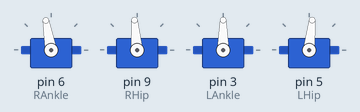
A sketch run on a simulated Arduino Uno, built with avr-gcc and run on an emulated ATmega328P. On the bench: 4 × servo.

Above: at 0.05 s.
At 0.8 s:
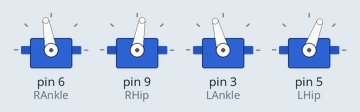
At 1.3 s:
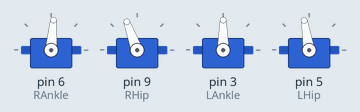
At 3.1 s:
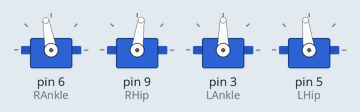
At 4.8 s:
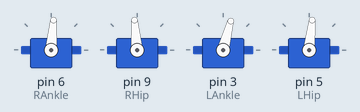
At 5.85 s:
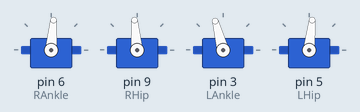
Timing chart, 0 to 8.6 s (numbered marks = the images above):
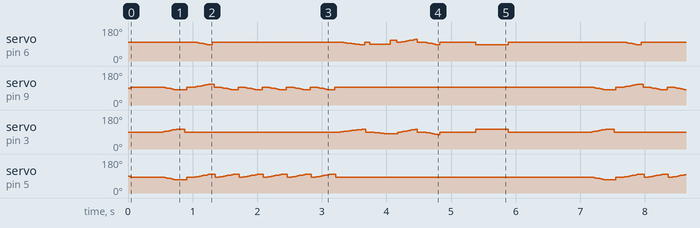

The sketch:

dancing.ino
```cpp
#include <Servo.h>

Servo RAnkle; Servo RHip; Servo LAnkle; Servo LHip; //define servo port

int RAnkleCenter = 100, LAnkleCenter = 90, RHipCenter = 95, LHipCenter = 84;
int i,j,pos;
void one();
void Position0();
void setup()
{
  Serial.begin(9600);
  RAnkle.attach(6); RHip.attach(9); LAnkle.attach(3); LHip.attach(5);
}
void Position0()
{
  RAnkle.write(0);LAnkle.write(0); RHip.write(0);LHip.write(0);
}
void Position180()
{
  RAnkle.write(180);LAnkle.write(180); RHip.write(180);LHip.write(180);
}
void Center()
{
  RAnkle.write(RAnkleCenter);delay(15); LAnkle.write(LAnkleCenter);delay(15); RHip.write(RHipCenter);delay(15); LHip.write(LHipCenter);delay(15);
}
void Test3s()
{
  delay(100);Center();delay(100);
  for (pos=0;pos<=15;pos+=1)
  {
    RHip.write(RHipCenter-pos);LHip.write(LHipCenter-pos);LAnkle.write(LAnkleCenter+pos);
    delay(15);
  }
  delay(100);Center();delay(100);
  for (pos=0;pos<=15;pos+=1)
  {
    RHip.write(RHipCenter+pos);LHip.write(LHipCenter+pos);RAnkle.write(RAnkleCenter-pos);
    delay(15);
  }
  //delay(500);
}
void Test15s()
{
  delay(35);Center();delay(35);
  for(i=0;i<=1;i++)
  {
    for(pos=0;pos<=15;pos+=1)
    {
      RHip.write(RHipCenter-pos);LHip.write(LHipCenter+pos);
      delay(15);
    }
    delay(35);Center();delay(35);
  }
  for(i=0;i<=2;i++)
  {
    for(pos=0;pos<=15;pos+=1)
    {
      RHip.write(RHipCenter-pos);LHip.write(LHipCenter+pos);
      delay(15);
    }
    delay(35);Center();delay(35);
  }
  //delay(500);
}
void Test17s()
{
  for(pos=0;pos<=15;pos+=1)
  {
    RAnkle.write(RAnkleCenter-pos);LAnkle.write(LAnkleCenter+pos);
    delay(25);
  }
  Center();
}
void Test18s()
{
  for(pos=0;pos<=10;pos+=1)
  {
    LAnkle.write(LAnkleCenter-pos);delay(15);RAnkle.write(RAnkleCenter-10);delay(15);
  }
  RAnkle.write(RAnkleCenter+10);delay(100);
  Center();
}
void Test20s()
{
  for(pos=0;pos<=15;pos+=1)
  {
    RAnkle.write(RAnkleCenter+pos);LAnkle.write(LAnkleCenter+pos);delay(15);
  }
  Center();delay(50);
  for(pos=0;pos<=15;pos+=1)
  {
    RAnkle.write(RAnkleCenter-pos);LAnkle.write(LAnkleCenter-pos);delay(15);
  }
  Center();delay(50);
}
void Test22s()
{
  delay(200);
  Center();
  delay(200);
  RAnkle.write(RAnkleCenter-15);
  LAnkle.write(LAnkleCenter+15);
  delay(500);
  RAnkle.write(RAnkleCenter);
  LAnkle.write(LAnkleCenter);
  delay(500);
  RHip.write(RHipCenter);
  LHip.write(LHipCenter);
}
void Test4()
{
  delay(500);
  Center();
  delay(500);
  LAnkle.write(LAnkleCenter+30);
  //delay(100);
  RAnkle.write(RAnkleCenter+30);
  delay(500);
  Center();
  delay(500);
  RAnkle.write(RAnkleCenter-30);
  //delay(100);
  LAnkle.write(LAnkleCenter-30);
  //delay(500);

}
void Test3()
{
  delay(200);
  Center();
  delay(200);
  RAnkle.write(RAnkleCenter+40);
  delay(200);
  LAnkle.write(LAnkleCenter+40);
  delay(200);
  LAnkle.write(LAnkleCenter-30);
  delay(200);
  Center();
  delay(200);
  LAnkle.write(LAnkleCenter-40);
  delay(200);
  RAnkle.write(RAnkleCenter-40);
  delay(200);
  RAnkle.write(RAnkleCenter+30);
  //delay(500);
}
void Test2()
{
  delay(200);
  Center();
  delay(200);
  RHip.write(RHipCenter-40);
  LHip.write(LHipCenter-40);
  delay(500);
  for (i=0;i<10;i++)// dung while(true)
  {
    RHip.write(RHipCenter+40);
    delay(500);
    LHip.write(LHipCenter+40);
    delay(500);
    LHip.write(LHipCenter-40);
    delay(500);
    RHip.write(RHipCenter-40);
    delay(500);
  }
}
void Test1()
{
  delay(200);
  Center();
  delay(200);
  LAnkle.write(LAnkleCenter+20);
  delay(200);
  RHip.write(RHipCenter-40);
  LHip.write(LHipCenter-40);
  delay(200);
  LAnkle.write(LAnkleCenter);
  RAnkle.write(RAnkleCenter-20);
  delay(200);
  RHip.write(RHipCenter+40);
  LHip.write(LHipCenter+40);
  //delay(1000);
}
void Test()
{
  delay(200);
  Center();
  delay(200);
  RAnkle.write(RAnkleCenter-20);
  LAnkle.write(LAnkleCenter+20);
  delay(200);
  for (i=0;i<10;i++) // dung while(true)
  {
  RHip.write(RHipCenter-30);
  LHip.write(LHipCenter-30);
  delay(200);
  RHip.write(RHipCenter+30);
  LHip.write(LHipCenter+30);
  delay(200);
  }
}
void one()
{
  RAnkle.write(RAnkleCenter+40);delay(500);
  for(i=0;i<=5;i++)
  {
  for(pos=0;pos<=50;pos+=1)
  {
    LAnkle.write(LAnkleCenter-pos);delay(15);
  }
  for(pos=50;pos>=0;pos-=1)
  {
    LAnkle.write(LAnkleCenter-pos);delay(15);
  }
  for(pos=0;pos<=50;pos+=1)
  {
    LAnkle.write(LAnkleCenter+pos);delay(15);
  }
  for(pos=50;pos>=0;pos-=1)
  {
    LAnkle.write(LAnkleCenter+pos);delay(15);
  }
  }
}
void loop()
{
  Center(); delay(200);
  Test3s();
  Test15s();
  Test17s();
  Test18s();
  Test20s();
  Test22s();
  Center(); delay(200);
}
```

Measured:
- by itself, servo on pin 3 (LAnkle): moves between 75° and 105°, repeating every 6.6 s
- by itself, servo on pin 5 (LHip): moves between 69° and 99°, repeating every 6.6 s
